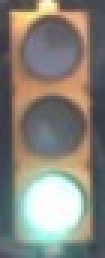
#> input picture test_images/carla_green.jpg, 35 x 86 px (shown 3 times larger)
$ jupyter execute --allow-errors sim_tl_classifier.ipynb   (shell and % lines are left out)   (older library calls are emulated)
#> lines starting #> are read from the running program, lines starting #| are printed output that depends on the picture
[cell 1]
import cv2
import glob
import matplotlib.pyplot as plt
import matplotlib.image as mpimg
from sklearn.model_selection import train_test_split
from skimage.feature import hog
from sklearn.preprocessing import StandardScaler
from sklearn.svm import SVC
from time import time
import numpy as np
import pickle
from collections import deque

IMG_HEIGHT = 128
IMG_WIDTH = 64

ORIENTATIONS = 12
PPC = 16
CPB = 4
COLORSPACE = 'LUV'

HEAT_MAP_HISTORY = deque(maxlen=10)
HEAT_MAP_HISTORY.clear()

[cell 2]
def get_hog_features(img, orient, pix_per_cell, cell_per_block,
                        vis=False, feature_vec=True):
    # Call with two outputs if vis==True
    if vis == True:
        features, hog_image = hog(img, orientations=orient,
                                  pixels_per_cell=(pix_per_cell, pix_per_cell),
                                  cells_per_block=(cell_per_block, cell_per_block),
                                  block_norm = 'L2-Hys',
                                  transform_sqrt=True,
                                  visualise=vis, feature_vector=feature_vec)
        return features, hog_image
    # Otherwise call with one output
    else:
        features = hog(img, orientations=orient,
                       pixels_per_cell=(pix_per_cell, pix_per_cell),
                       cells_per_block=(cell_per_block, cell_per_block),
                       block_norm= 'L2-Hys',
                       transform_sqrt=True,
                       visualise=vis, feature_vector=feature_vec)
        return features

[cell 3]
def bin_spatial(img, size=(32, 32)):
    color1 = cv2.resize(img[:,:,0], size).ravel()
    color2 = cv2.resize(img[:,:,1], size).ravel()
    color3 = cv2.resize(img[:,:,2], size).ravel()
    return np.hstack((color1, color2, color3))

[cell 4]
def color_hist(img, nbins=32, bins_range=(0, 256)):
    # Compute the histogram of the color channels separately
    channel1_hist = np.histogram(img[:,:,0], bins=nbins, range=bins_range)
    channel2_hist = np.histogram(img[:,:,1], bins=nbins, range=bins_range)
    channel3_hist = np.histogram(img[:,:,2], bins=nbins, range=bins_range)
    # Concatenate the histograms into a single feature vector
    hist_features = np.hstack((channel1_hist[0], channel2_hist[0], channel3_hist[0]))
    # Return the individual histograms, bin_centers and feature vector
    return hist_features

[cell 5]
def extract_features(imgs, cspace=COLORSPACE, orientations=ORIENTATIONS,
                        pix_per_cell=PPC, cell_per_block=CPB, hog_channel=0, spatial_size=(32,32),
                        hist_bins=32, hist_range=(0, 256)):
    # Create a list to append feature vectors to
#> called with cspace = 'LUV', orientations = 12, pix_per_cell = 16, cell_per_block = 4, hog_channel = 0, spatial_size = (32, 32), hist_bins = 32, hist_range = (0, 256)
    features = []
    # Iterate through the list of images
    for image in imgs:
        # Read in each one by one
#         image = mpimg.imread(file)
        # apply color conversion if other than 'RGB'
        if cspace != 'RGB':
            if cspace == 'HSV':
                feature_image = cv2.cvtColor(image, cv2.COLOR_BGR2HSV)
            elif cspace == 'LUV':
                feature_image = cv2.cvtColor(image, cv2.COLOR_BGR2LUV)
            elif cspace == 'HLS':
                feature_image = cv2.cvtColor(image, cv2.COLOR_BGR2HLS)
            elif cspace == 'YUV':
                feature_image = cv2.cvtColor(image, cv2.COLOR_BGR2YUV)
            elif cspace == 'YCrCb':
                feature_image = cv2.cvtColor(image, cv2.COLOR_BGR2YCrCb)
        else: feature_image = np.copy(image)

        # Call get_hog_features() with vis=False, feature_vec=True
        if hog_channel == 'ALL':
            hog_features = []
            for channel in range(feature_image.shape[2]):
                hog_features.append(get_hog_features(feature_image[:,:,channel],
                                    orientations, pix_per_cell, cell_per_block,
                                    vis=False, feature_vec=True))
            hog_features = np.ravel(hog_features)
        else:
            hog_features = get_hog_features(feature_image[:,:,hog_channel], orientations,
                        pix_per_cell, cell_per_block, vis=False, feature_vec=True)

        # Apply bin_spatial() to get spatial color features
        spatial_features=bin_spatial(feature_image, spatial_size)
        # Apply color_hist() to get color histogram features
        hist_features=color_hist(feature_image, hist_bins)

#         print('Hog Features shape: ',hog_features.shape)

        all_features = np.hstack(( spatial_features, hist_features, hog_features))
        # Append the new feature vector to the features list
        features.append(all_features)
    # Return list of feature vectors
    return features

[cell 6]
# [10 lines of commented-out code are left out]

[cell 7]
from sklearn.svm import SVC
from time import time

def train_SVC():
    tl_red = []
    tl_green = []
    tl_yellow = []
    tl_none = []
    for img_class, directory in enumerate(['sim_red', 'sim_yellow', 'sim_green', 'sim_none']):
        for i, file_name in enumerate(glob.glob("data/{}/*.*".format(directory))):
            file = cv2.imread(file_name)

            file = cv2.cvtColor(file, cv2.COLOR_BGR2RGB);
            resized = cv2.resize(file, (IMG_WIDTH,IMG_HEIGHT))
            resized = resized/255.
            resized = resized.astype(np.float32)

            if(img_class == 0):
                tl_red.append(resized)
            elif(img_class == 1):
                tl_yellow.append(resized)
            elif(img_class == 2):
                tl_green.append(resized)
            elif(img_class == 3):
                tl_none.append(resized)

    #         if (i < 3):
    #            plt.imshow(file)
    #            plt.show()


    colorspace = COLORSPACE # Can be RGB, HSV, LUV, HLS, YUV, YCrCb
    orient = ORIENTATIONS
    pix_per_cell = PPC
    cell_per_block = CPB
    hog_channel = 0 # Can be 0, 1, 2, or "ALL"

    t = time()
    tl_red_features = extract_features(tl_red, cspace=colorspace, orientations=orient,
                            pix_per_cell=pix_per_cell, cell_per_block=cell_per_block,
                            hog_channel=hog_channel)
    tl_yellow_features = extract_features(tl_yellow, cspace=colorspace, orientations=orient,
                            pix_per_cell=pix_per_cell, cell_per_block=cell_per_block,
                            hog_channel=hog_channel)
    tl_green_features = extract_features(tl_green, cspace=colorspace, orientations=orient,
                            pix_per_cell=pix_per_cell, cell_per_block=cell_per_block,
                            hog_channel=hog_channel)
    tl_none_features = extract_features(tl_none, cspace=colorspace, orientations=orient,
                            pix_per_cell=pix_per_cell, cell_per_block=cell_per_block,
                            hog_channel=hog_channel)
    print('Traffic Light red shape',tl_red_features[0].shape)
    t2 = time()
    print(round(t2-t, 2), 'Seconds to extract HOG features...')

    # Create an array stack of feature vectors
    X = np.vstack((tl_none_features, tl_red_features, tl_yellow_features, tl_green_features )).astype(np.float64)

    # Define the labels vector
    none_label = np.array([0]*len(tl_none))
    red_label = np.array([1]*len(tl_red))
    yellow_label = np.array([2]*len(tl_yellow))
    green_label = np.array([3]*len(tl_green))
    y = np.hstack((none_label, red_label, yellow_label, green_label))

    # Split up data into randomized training and test sets
    rand_state = np.random.randint(0, 100)
    X_train, X_test, y_train, y_test = train_test_split(
        X, y, test_size=0.2, random_state=rand_state)

    # Fit a per-column scaler
    X_scaler = StandardScaler().fit(X_train)
    # Apply the scaler to X
    X_train = X_scaler.transform(X_train)
    X_test = X_scaler.transform(X_test)

    print('Using:',orient,'orientations',pix_per_cell,'pixels per cell and', cell_per_block,'cells per block')
    print('Feature vector length:', len(X_train[0]))
    # Use a non-linear SVC
    svc = SVC(kernel='rbf',C=100.0)

    # Check the training time for the SVC
    t=time()
    svc.fit(X_train, y_train)
    t2 = time()
    print(round(t2-t, 2), 'Seconds to train SVC...')
    # Check the score of the SVC
    print('Test Accuracy of SVC = ', round(svc.score(X_test, y_test), 4))
    # Check the prediction time for a single sample
    t = time()
    print('My SVC predicts:     ', svc.predict(X_test))
    print('For these',len(y_test), 'labels: ', y_test)
    t2 = time()
    print(round(t2-t, 5), 'Seconds to predict', len(y_test),'labels with SVC')

    # Save the model
    with open('sim_tl_classifier_model_svc.pickle','wb') as pickle_file:
        print('Saving SVC in pickle.....')
        pickle.dump({'svc': svc, 'scaler': X_scaler}, pickle_file)
        print('SVC saved.')

#> (a cell that did not finish here is left out)

[cell 9]
def get_saved_SVC():
    print('Loading model....')
    with open('carla_tl_classifier_model_svc.pickle','rb') as pickle_file:
        print('SVC loaded')
        obj = pickle.load(pickle_file)
        return obj[ 'svc' ], obj[ 'scaler' ]

#> (a cell that did not finish here is left out)

[cell 11]
def manual_test():
    image = plt.imread('./test_images/carla_green.jpg')
#> image is the input picture: shape (86, 35, 3); mean R, G, B 135.4, 131.4, 123.4
    image = cv2.resize(image,(IMG_WIDTH,IMG_HEIGHT))
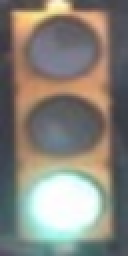
#> image: shape (128, 64, 3) (shown 2 times larger); mean R, G, B 135.2, 131.3, 123.3
    print(image.shape)
#| (128, 64, 3)

    image = image/255.
    image = image.astype(np.float32)

    features = extract_features([image])
#> features = 1 item
    # Scale features and make a prediction
    test_features = SCALER.transform(np.hstack(features[0]).reshape(1, -1))

    #test_features = X_scaler.transform(np.hstack((shape_feat, hist_feat)).reshape(1, -1))
    test_prediction = SVC.predict(test_features)
    print(test_prediction)
#> (the rest of this cell did not finish here and is left out)
